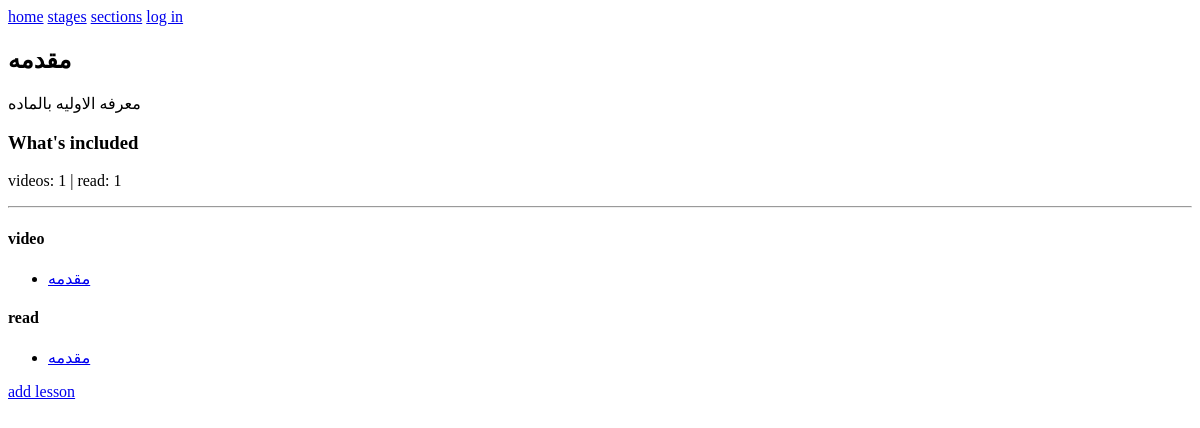
The page /unit/8/detail on the database as committed earlier.
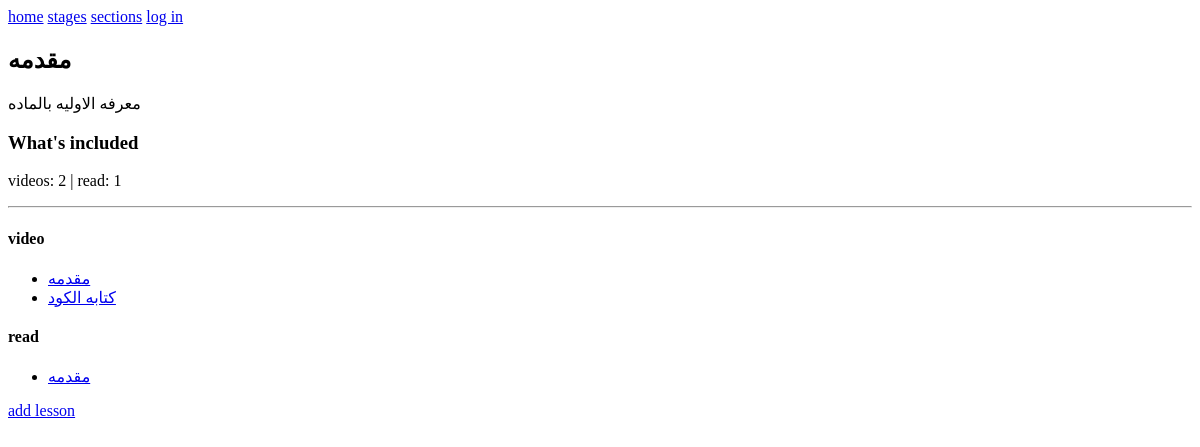
The same page on the database as committed later.
### coursation/models.py (models this page shows, shortened)
class Unit(models.Model):
    name = models.CharField(max_length=20)
    goal = models.TextField()
    course = models.ForeignKey(to='Course', on_delete=models.CASCADE)
    def get_video_count(self):
        num = 0
        for lesson in self.lesson_set.all():
            if lesson.video:
                num = num + 1
        return num
    def get_read_count(self):
        num = 0
        for lesson in self.lesson_set.all():
            if lesson.read:
                num = num + 1
        return num

class Lesson(models.Model):
    unit = models.ForeignKey(to='Unit', on_delete=models.CASCADE)
    name = models.CharField(max_length=20)
    topic = models.TextField()
    video = models.FileField(upload_to=unit_video_upload_path, blank=True)
    read = models.FileField(upload_to=unit_read_upload_path, blank=True)
    exam = models.ManyToManyField(to='Exam', null=True)

### coursation/views.py (the view)
# urls.py: path('unit/<int:pk>/detail', views.Unit_detail_view.as_view(), name='unit_detail'),
class Unit_detail_view(generic.DetailView):
    model = Unit
    template_name = 'unit_detail.html'
    context_object_name = 'unit'

### coursation/templates/unit_detail.html
{% extends 'layout.html' %}
{% block body %}
<h2>{{unit.name}}</h2>
<p>{{unit.goal}}</p>
<h3>What's included</h3>
<p>videos: {{unit.get_video_count}} | read: {{unit.get_read_count}}</p>
<hr>
<h4>video</h4>
<ul>
    {% for lesson in unit.lesson_set.all %}
        {% if lesson.video %}
        <li><a href="{{lesson.video.url}}">{{lesson.name}}</a></li>
        {% endif %}
    {% endfor %}
</ul>
<h4>read</h4>
<ul>
    {% for lesson in unit.lesson_set.all %}
        {% if lesson.read %}
        <li><a href="{{lesson.read.url}}">{{lesson.name}}</a></li>
        {% endif %}
    {% endfor %}
</ul>
<a href="{% url 'lesson_create' unit.id %}">add lesson</a>
{% endblock %}

### coursation/templates/layout.html (shortened to what this page needs)
<!DOCTYPE html>
<html lang="en">
<head>
</head>
<body>
    <nav>
        <a href="{% url 'index' %}">home</a>
        <a href="{% url 'stage_list' %}">stages</a>
        <a href="{% url 'section_list' %}">sections</a>
        {% if user.is_authenticated %}
            <a href="{% url 'logout' %}">log out</a>
        {% else %}
            <a href="{% url 'login' %}">log in</a>
        {% endif %}
    </nav>
    {% block body %}
    {% endblock %}
</body>
</html>

Rows that differ between the two databases and show on the page:
computed for Unit "مقدمه": get_video_count "1" → "2"
added Lesson: name "كتابه الكود", shown under "video"
